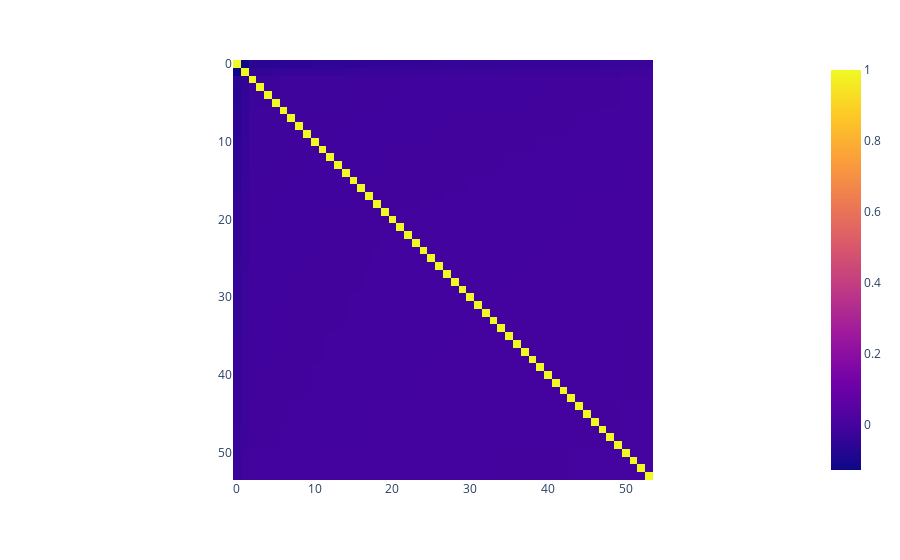

The notebook cell this image was saved under:
### Markdown cell above
## Turning topic co-occurence into a network
If paragraphs of different topics co-occur in the same article, form a relation between them.
### What does this tell us?
Some topics may tend to be raised in relation to a greater number of other topics. If there is a topic called 'who set off the nuclear bomb?' which co-occurs with every other topic from UK politics, to environmental hazards to the price of cheese, you know the setting off of the nuclear bomb is related in some way to all these other topics.

### Code cell
per_para_data['topic'] = topics
dummies = pd.get_dummies(per_para_data['topic'], dtype=int).groupby(level=0).sum()
dummies = dummies.drop(columns=[-1])
correlations = dummies.corr()
correlations.rename(columns=topic_model.topic_labels_).loc[49].sort_values(ascending=False)

px.imshow(correlations)

### Figure 1 — Plotly figure (JSON) as saved in the notebook; plotly's stock layout.template omitted (floating-point values rounded to 4 significant figures; data arrays with more than 128 entries replaced by an {"elided": "..."} marker saying what was removed)
{"data": [{"coloraxis": "coloraxis", "hovertemplate": "x: %{x}<br>y: %{y}<br>color: %{z}<extra></extra>", "name": "0", "type": "heatmap", "x": [0, 1, 2, 3, 4, 5, 6, 7, 8, 9, 10, 11, 12, 13, 14, 15, 16, 17, 18, 19, 20, 21, 22, 23, 24, 25, 26, 27, 28, 29, 30, 31, 32, 33, 34, 35, 36, 37, 38, 39, 40, 41, 42, 43, 44, 45, 46, 47, 48, 49, 50, 51, 52, 53], "xaxis": "x", "y": [0, 1, 2, 3, 4, 5, 6, 7, 8, 9, 10, 11, 12, 13, 14, 15, 16, 17, 18, 19, 20, 21, 22, 23, 24, 25, 26, 27, 28, 29, 30, 31, 32, 33, 34, 35, 36, 37, 38, 39, 40, 41, 42, 43, 44, 45, 46, 47, 48, 49, 50, 51, 52, 53], "yaxis": "y", "z": {"elided": "54x54 float values"}}], "layout": {"coloraxis": {"colorscale": [[0, "#0d0887"], [0.1111, "#46039f"], [0.2222, "#7201a8"], [0.3333, "#9c179e"], [0.4444, "#bd3786"], [0.5556, "#d8576b"], [0.6667, "#ed7953"], [0.7778, "#fb9f3a"], [0.8889, "#fdca26"], [1, "#f0f921"]]}, "margin": {"t": 60}, "xaxis": {"anchor": "y", "constrain": "domain", "domain": [0, 1], "scaleanchor": "y"}, "yaxis": {"anchor": "x", "autorange": "reversed", "constrain": "domain", "domain": [0, 1]}}}
